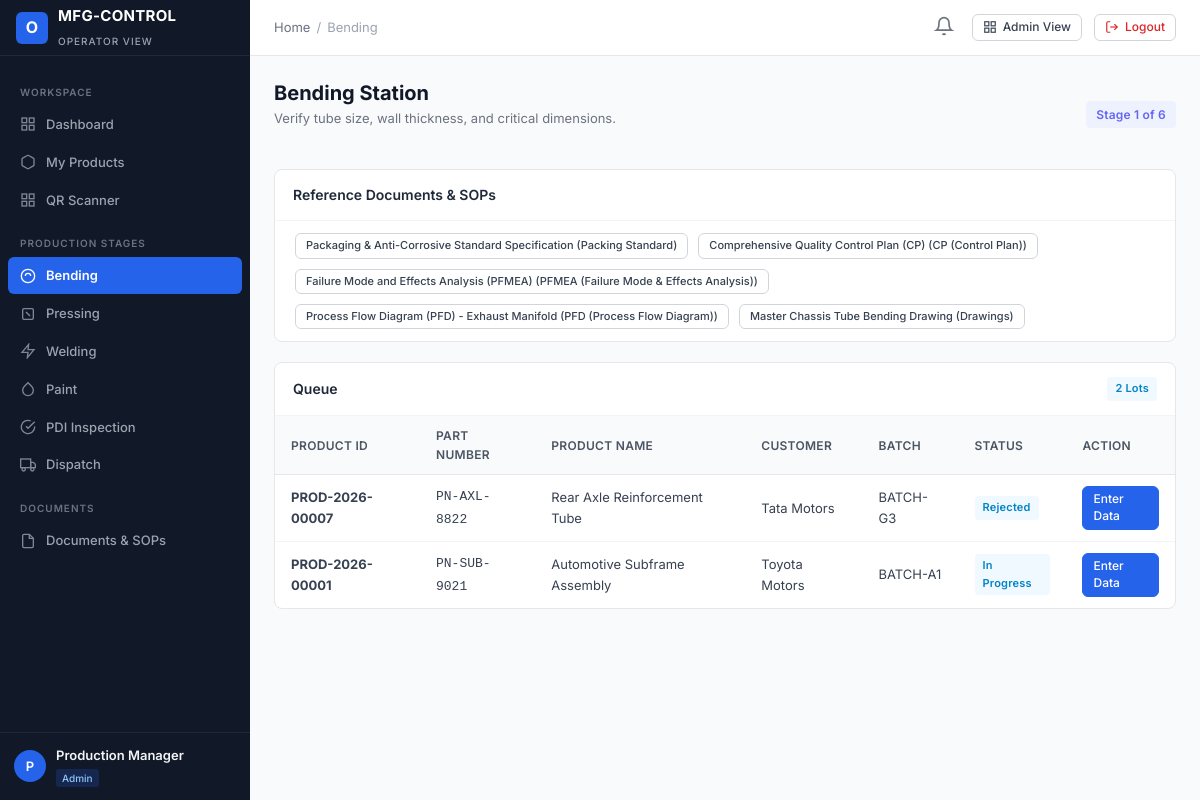
Page /user-panel/bending/ (signed in) on the committed database.
### apps/accounts/models.py (models this page shows, shortened)
class User(AbstractUser):
    email = models.EmailField(_('email address'), unique=True, db_index=True)
    full_name = models.CharField(_('full name'), max_length=150, blank=True)
    employee_id = models.CharField(_('employee ID'), max_length=50, unique=True, db_index=True)
    phone = models.CharField(_('phone number'), max_length=25, blank=True)
    role = models.CharField(_('role'), max_length=50, choices=UserRole.choices, default=UserRole.USER, db_index=True)
    status = models.CharField(_('status'), max_length=20, choices=UserStatus.choices, default=UserStatus.ACTIVE, db_index=True)
    department = models.CharField(_('department'), max_length=100, blank=True)
    designation = models.CharField(_('designation'), max_length=100, blank=True)
    profile_image = models.ImageField(upload_to='profiles/', blank=True, null=True)
    assigned_admin = models.ForeignKey(
        'self',
        on_delete=models.SET_NULL,
        null=True,
        blank=True,
        related_name='assigned_users',
        help_text=_('Admin managing this user')
    )
    production_stage = models.CharField(
        _('production stage'),
        max_length=50,
        blank=True,
        help_text=_('Current assigned primary production stage, e.g. BENDING, PRESSING')
    )
    production_line = models.CharField(_('production line'), max_length=50, blank=True)
    shift = models.CharField(_('shift'), max_length=50, blank=True)
    notes = models.TextField(_('notes'), blank=True)
    created_at = models.DateTimeField(auto_now_add=True)
    updated_at = models.DateTimeField(auto_now=True)
    objects = CustomUserManager()
    USERNAME_FIELD = 'email'
    REQUIRED_FIELDS = ['username', 'employee_id']
    class Meta:
        verbose_name = _('User')
        verbose_name_plural = _('Users')
        ordering = ['-created_at']
    @property
    def is_super_admin(self):
        return self.role == UserRole.SUPER_ADMIN or self.is_superuser
    @property
    def is_admin_user(self):
        return self.role in [UserRole.SUPER_ADMIN, UserRole.ADMIN]
    @property
    def is_operator(self):
        return not self.is_admin_user

### apps/documents/models.py (models this page shows, shortened)
class Document(models.Model):
    name = models.CharField(max_length=200)
    document_type = models.CharField(max_length=50, choices=DocumentCategory.choices, db_index=True)
    product = models.ForeignKey(
        'products.Product',
        on_delete=models.SET_NULL,
        null=True,
        blank=True,
        related_name='documents'
    )
    part_number = models.CharField(max_length=100, blank=True)
    version = models.CharField(max_length=20, default='1.0')
    revision = models.PositiveIntegerField(default=0)
    file = models.FileField(upload_to='documents/')
    status = models.CharField(max_length=20, choices=DocumentStatus.choices, default=DocumentStatus.ACTIVE)
    uploaded_by = models.ForeignKey(settings.AUTH_USER_MODEL, on_delete=models.SET_NULL, null=True, blank=True)
    uploaded_date = models.DateTimeField(auto_now_add=True)
    description = models.TextField(blank=True)
    class Meta:
        ordering = ['-uploaded_date']

### apps/products/models.py (models this page shows, shortened)
class Product(models.Model):
    product_id = models.CharField(max_length=50, unique=True, db_index=True)
    product_name = models.CharField(max_length=200)
    part_number = models.CharField(max_length=100, db_index=True)
    customer = models.CharField(max_length=150)
    model = models.CharField(max_length=100, blank=True)
    batch_number = models.CharField(max_length=100, blank=True)
    production_date = models.DateField(default=timezone.now)
    assigned_admin = models.ForeignKey(
        settings.AUTH_USER_MODEL,
        on_delete=models.SET_NULL,
        null=True,
        blank=True,
        related_name='administered_products'
    )
    assigned_user = models.ForeignKey(
        settings.AUTH_USER_MODEL,
        on_delete=models.SET_NULL,
        null=True,
        blank=True,
        related_name='assigned_products'
    )
    current_stage = models.CharField(
        max_length=50,
        choices=StageChoices.choices,
        default=StageChoices.BENDING,
        db_index=True
    )
    status = models.CharField(
        max_length=50,
        choices=ProductStatus.choices,
        default=ProductStatus.PENDING,
        db_index=True
    )
    priority = models.CharField(
        max_length=20,
        choices=PriorityChoices.choices,
        default=PriorityChoices.MEDIUM
    )
    qr_code_image = models.ImageField(upload_to='qr_codes/', blank=True, null=True)
    qr_data = models.TextField(blank=True)
    created_at = models.DateTimeField(auto_now_add=True)
    updated_at = models.DateTimeField(auto_now=True)
    class Meta:
        ordering = ['-created_at']
        indexes = [
            models.Index(fields=['current_stage', 'status']),
            models.Index(fields=['customer', 'batch_number']),
        ]

### user_panel/views.py (the view)
# urls.py: path('bending/', views.bending_view, name='user_bending'),
@login_required
@permission_required_custom('bending', 'view')
def bending_view(request):
    products = Product.objects.filter(current_stage=StageChoices.BENDING).order_by('-created_at')
    bending_docs = Document.objects.filter(
        document_type__in=[DocumentCategory.DRAWINGS, DocumentCategory.PFD, DocumentCategory.PFMEA, DocumentCategory.CP, DocumentCategory.PACKING_STANDARD]
    )[:10]
    return render(request, 'user_panel/bending.html', {
        'products': products,
        'documents': bending_docs,
    })

### apps/notifications/context_processors.py (called while the page is built)
def notifications_processor(request):
    if not request.user.is_authenticated:
        return {'unread_notifications_count': 0, 'recent_notifications': []}
    unread_count = Notification.objects.filter(recipient=request.user, is_read=False).count()
    recent = Notification.objects.filter(recipient=request.user)[:5]
    return {
        'unread_notifications_count': unread_count,
        'recent_notifications': recent,
    }

### apps/permissions/context_processors.py (called while the page is built, shortened)
def permissions_processor(request):
    modules = get_user_modules(request.user)
    def can_access_fn(module, action='view'):
        return has_permission(request.user, module, action)
    return {
        'user_modules': modules,
        'user_is_super_admin': request.user.is_super_admin,
        'user_is_admin': request.user.is_admin_user,
        'user_is_operator': request.user.is_operator,
        'can_access': can_access_fn,
    }

### apps/permissions/services.py (called while the page is built, shortened)
def get_user_modules(user):
    if not user or not user.is_authenticated:
        return {}
    all_modules = [m[0] for m in MODULE_CHOICES]
    if user.is_super_admin:
        return {m: ['view', 'create', 'edit', 'delete', 'approve', 'export'] for m in all_modules}
    perms = ModulePermission.objects.filter(user=user)
    result = {}
    for p in perms:
        actions = []
        if p.can_view: actions.append('view')
        if p.can_create: actions.append('create')
        if p.can_edit: actions.append('edit')
        if p.can_delete: actions.append('delete')
        if p.can_approve: actions.append('approve')
        if p.can_export: actions.append('export')
        if actions:
            result[p.module] = actions
    return result

### user_panel/templates/user_panel/bending.html (shortened to what this page needs)
{% extends "user_panel/base_user.html" %}
{% block breadcrumb_active %}Bending{% endblock %}
{% block content %}
<div style="display: flex; justify-content: space-between; align-items: center; margin-bottom: 20px;">
    <div>
        <h1 class="page-title">Bending Station</h1>
        <p class="page-subtitle">Verify tube size, wall thickness, and critical dimensions.</p>
    </div>
    <span class="badge badge-bending" style="font-size: 12px; padding: 4px 10px;">Stage 1 of 6</span>
</div>
<div class="card" style="margin-bottom: 20px;">
    <div class="card-header">
        <h3 class="card-title">Reference Documents & SOPs</h3>
    </div>
    <div style="padding: 12px 20px; display: flex; gap: 10px; flex-wrap: wrap;">
        {% for doc in documents %}
        {% if doc.file %}
        <a href="{{ doc.file.url }}" target="_blank" class="btn btn-secondary btn-sm" style="font-size: 11px;">
            {{ doc.name }} ({{ doc.get_document_type_display }})
        </a>
        {% endif %}
        {% empty %}
        <span style="font-size: 12px; color: #6b7280;">Standard SOPs: DWG-BEND-01, PFD-01, CP-BEND-REV2</span>
        {% endfor %}
    </div>
</div>
<div class="card">
    <div class="card-header">
        <h3 class="card-title">Queue</h3>
        <span class="badge badge-info">{{ products.count }} Lots</span>
    </div>
    <div class="table-responsive">
        <table class="table-custom">
            <thead>
                <tr>
                    <th>Product ID</th>
                    <th>Part Number</th>
                    <th>Product Name</th>
                    <th>Customer</th>
                    <th>Batch</th>
                    <th>Status</th>
                    <th>Action</th>
                </tr>
            </thead>
            <tbody>
                {% for p in products %}
                <tr>
                    <td><strong>{{ p.product_id }}</strong></td>
                    <td><code>{{ p.part_number }}</code></td>
                    <td>{{ p.product_name }}</td>
                    <td>{{ p.customer }}</td>
                    <td>{{ p.batch_number|default:"-" }}</td>
                    <td><span class="badge badge-info">{{ p.get_status_display }}</span></td>
                    <td>
                        <a href="/user-panel/bending/{{ p.product_id }}/submit/" class="btn btn-primary btn-sm">
                            Enter Data
                        </a>
                    </td>
                </tr>
                {% empty %}
                <tr><td colspan="7" style="text-align: center; color: #059669; padding: 24px;">No products in queue for Bending.</td></tr>
                {% endfor %}
            </tbody>
        </table>
    </div>
</div>
{% endblock %}

### user_panel/templates/user_panel/base_user.html
{% extends "base.html" %}
{% block sidebar %}
<aside class="app-sidebar">
    <div class="sidebar-header">
        <div class="brand-icon">O</div>
        <div class="brand-title">
            <span>MFG-CONTROL</span>
            <span class="brand-subtitle">Operator View</span>
        </div>
    </div>
    <div class="sidebar-scroll">
        <div class="sidebar-section-title">Workspace</div>
        <a href="/user-panel/dashboard/" class="nav-link {% if request.path == '/user-panel/dashboard/' or request.path == '/user-panel/' %}active{% endif %}">
            <svg viewBox="0 0 24 24" fill="none" stroke="currentColor" stroke-width="2"><rect x="3" y="3" width="7" height="7"></rect><rect x="14" y="3" width="7" height="7"></rect><rect x="14" y="14" width="7" height="7"></rect><rect x="3" y="14" width="7" height="7"></rect></svg>
            Dashboard
        </a>
        <a href="/user-panel/my-products/" class="nav-link {% if '/user-panel/my-products/' in request.path %}active{% endif %}">
            <svg viewBox="0 0 24 24" fill="none" stroke="currentColor" stroke-width="2"><path d="M21 16V8a2 2 0 0 0-1-1.73l-7-4a2 2 0 0 0-2 0l-7 4A2 2 0 0 0 3 8v8a2 2 0 0 0 1 1.73l7 4a2 2 0 0 0 2 0l7-4A2 2 0 0 0 21 16z"></path></svg>
            My Products
        </a>
        <a href="/user-panel/scanner/" class="nav-link {% if '/user-panel/scanner/' in request.path %}active{% endif %}">
            <svg viewBox="0 0 24 24" fill="none" stroke="currentColor" stroke-width="2"><rect x="3" y="3" width="7" height="7"></rect><rect x="14" y="3" width="7" height="7"></rect><rect x="14" y="14" width="7" height="7"></rect><rect x="3" y="14" width="7" height="7"></rect></svg>
            QR Scanner
        </a>
        <div class="sidebar-section-title">Production Stages</div>
        {% if user_is_super_admin or user_is_admin or 'bending' in user_modules or user.production_stage == 'BENDING' %}
        <a href="/user-panel/bending/" class="nav-link {% if '/user-panel/bending/' in request.path %}active{% endif %}">
            <svg viewBox="0 0 24 24" fill="none" stroke="currentColor" stroke-width="2"><circle cx="12" cy="12" r="10"></circle><path d="M8 12a4 4 0 0 1 8 0"></path></svg>
            Bending
        </a>
        {% endif %}
        {% if user_is_super_admin or user_is_admin or 'pressing' in user_modules or user.production_stage == 'PRESSING' %}
        <a href="/user-panel/pressing/" class="nav-link {% if '/user-panel/pressing/' in request.path %}active{% endif %}">
            <svg viewBox="0 0 24 24" fill="none" stroke="currentColor" stroke-width="2"><rect x="4" y="4" width="16" height="16" rx="2"></rect><line x1="9" y1="9" x2="15" y2="15"></line></svg>
            Pressing
        </a>
        {% endif %}
        {% if user_is_super_admin or user_is_admin or 'welding' in user_modules or user.production_stage == 'WELDING' %}
        <a href="/user-panel/welding/" class="nav-link {% if '/user-panel/welding/' in request.path %}active{% endif %}">
            <svg viewBox="0 0 24 24" fill="none" stroke="currentColor" stroke-width="2"><polygon points="13 2 3 14 12 14 11 22 21 10 12 10 13 2"></polygon></svg>
            Welding
        </a>
        {% endif %}
        {% if user_is_super_admin or user_is_admin or 'paint' in user_modules or user.production_stage == 'PAINT' %}
        <a href="/user-panel/paint/" class="nav-link {% if '/user-panel/paint/' in request.path %}active{% endif %}">
            <svg viewBox="0 0 24 24" fill="none" stroke="currentColor" stroke-width="2"><path d="M12 2.69l5.66 5.66a8 8 0 1 1-11.31 0z"></path></svg>
            Paint
        </a>
        {% endif %}
        {% if user_is_super_admin or user_is_admin or 'pdi' in user_modules or user.production_stage == 'PDI' %}
        <a href="/user-panel/pdi/" class="nav-link {% if '/user-panel/pdi/' in request.path %}active{% endif %}">
            <svg viewBox="0 0 24 24" fill="none" stroke="currentColor" stroke-width="2"><path d="M22 11.08V12a10 10 0 1 1-5.93-9.14"></path><polyline points="22 4 12 14.01 9 11.01"></polyline></svg>
            PDI Inspection
        </a>
        {% endif %}
        {% if user_is_super_admin or user_is_admin or 'dispatch' in user_modules or user.production_stage == 'DISPATCH' %}
        <a href="/user-panel/dispatch/" class="nav-link {% if '/user-panel/dispatch/' in request.path %}active{% endif %}">
            <svg viewBox="0 0 24 24" fill="none" stroke="currentColor" stroke-width="2"><rect x="1" y="3" width="15" height="13"></rect><polygon points="16 8 20 8 23 11 23 16 16 16 16 8"></polygon><circle cx="5.5" cy="18.5" r="2.5"></circle><circle cx="18.5" cy="18.5" r="2.5"></circle></svg>
            Dispatch
        </a>
        {% endif %}
        <div class="sidebar-section-title">Documents</div>
        <a href="/user-panel/documents/" class="nav-link {% if '/user-panel/documents/' in request.path %}active{% endif %}">
            <svg viewBox="0 0 24 24" fill="none" stroke="currentColor" stroke-width="2"><path d="M14 2H6a2 2 0 0 0-2 2v16a2 2 0 0 0 2 2h12a2 2 0 0 0 2-2V8z"></path><polyline points="14 2 14 8 20 8"></polyline></svg>
            Documents & SOPs
        </a>
    </div>
    <div class="sidebar-user">
        <div class="user-avatar">{{ user.username|slice:":1"|upper }}</div>
        <div class="user-info">
            <div class="user-name">{{ user.full_name|default:user.username }}</div>
            <span class="user-role-badge">{{ user.get_role_display }}</span>
        </div>
    </div>
</aside>
{% endblock %}

### rows in the picture
User: username "P", full_name "Production Manager", role "Admin"
Document: name "Packaging & Anti-Corrosive Standard Specification", document_type "Packing Standard"
Document: name "Comprehensive Quality Control Plan (CP)", document_type "CP (Control Plan)"
Document: name "Failure Mode and Effects Analysis (PFMEA)", document_type "PFMEA (Failure Mode & Effects Analysis)"
Document: name "Process Flow Diagram (PFD) - Exhaust Manifold", document_type "PFD (Process Flow Diagram)"
Document: name "Master Chassis Tube Bending Drawing", document_type "Drawings"
Product: product_id "PROD-2026-00007", part_number "PN-AXL-8822", product_name "Rear Axle Reinforcement Tube", customer "Tata Motors", batch_number "BATCH-G3", status "Rejected"
Product: product_id "PROD-2026-00001", part_number "PN-SUB-9021", product_name "Automotive Subframe Assembly", customer "Toyota Motors", batch_number "BATCH-A1", status "In Progress"

### other values in the picture
{{ products.count }} "2"
